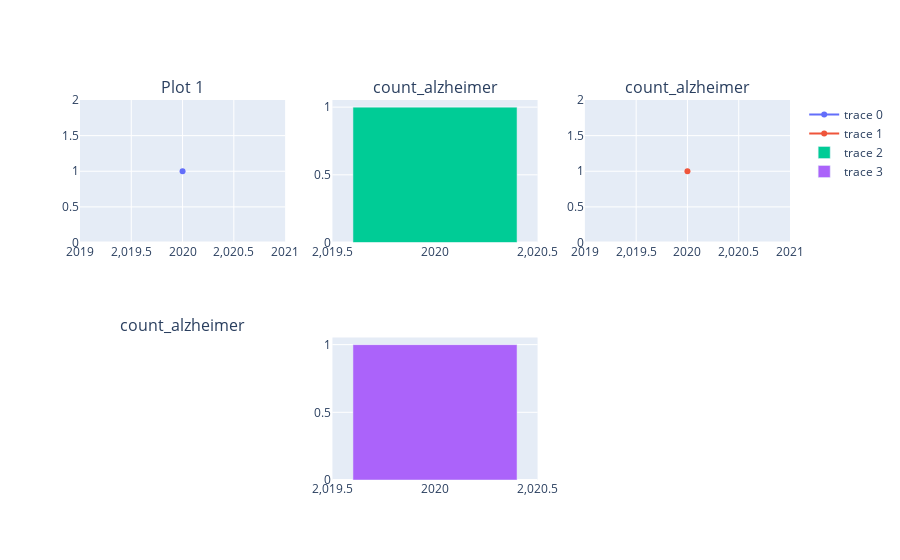

The notebook cell saved with this chart:
### Code cell
# 'count_alzheimer'
df4=df_dat_them[['Annee','count_alzheimer']]
df4= df4[df4['count_alzheimer'] >= 1]
fig4 = make_subplots(rows=2, cols=3, subplot_titles=['Plot 1', 'count_alzheimer', 'count_alzheimer','count_alzheimer'])
fig4.add_scatter(x=df4['Annee'], y= df4['count_alzheimer'], row=1, col=1)
fig4.add_scatter(x=df4['Annee'], y= df4['count_alzheimer'], row=1, col=3)
fig4.add_bar(x=df4['Annee'], y=df4['count_alzheimer'], row=1,col=2)
fig4.add_bar(x=df4['Annee'], y=df4['count_alzheimer'], row=2,col=2)

### Figure 1 — Plotly figure (JSON) as saved in the notebook; plotly's stock layout.template omitted (floating-point values rounded to 4 significant figures)
{"data": [{"type": "scatter", "x": [2020], "xaxis": "x", "y": [1], "yaxis": "y"}, {"type": "scatter", "x": [2020], "xaxis": "x3", "y": [1], "yaxis": "y3"}, {"type": "bar", "x": [2020], "xaxis": "x2", "y": [1], "yaxis": "y2"}, {"type": "bar", "x": [2020], "xaxis": "x5", "y": [1], "yaxis": "y5"}], "layout": {"annotations": [{"font": {"size": 16}, "showarrow": false, "text": "Plot 1", "x": 0.1444, "xanchor": "center", "xref": "paper", "y": 1, "yanchor": "bottom", "yref": "paper"}, {"font": {"size": 16}, "showarrow": false, "text": "count_alzheimer", "x": 0.5, "xanchor": "center", "xref": "paper", "y": 1, "yanchor": "bottom", "yref": "paper"}, {"font": {"size": 16}, "showarrow": false, "text": "count_alzheimer", "x": 0.8556, "xanchor": "center", "xref": "paper", "y": 1, "yanchor": "bottom", "yref": "paper"}, {"font": {"size": 16}, "showarrow": false, "text": "count_alzheimer", "x": 0.1444, "xanchor": "center", "xref": "paper", "y": 0.375, "yanchor": "bottom", "yref": "paper"}], "xaxis": {"anchor": "y", "domain": [0, 0.2889]}, "xaxis2": {"anchor": "y2", "domain": [0.3556, 0.6444]}, "xaxis3": {"anchor": "y3", "domain": [0.7111, 1]}, "xaxis4": {"anchor": "y4", "domain": [0, 0.2889]}, "xaxis5": {"anchor": "y5", "domain": [0.3556, 0.6444]}, "xaxis6": {"anchor": "y6", "domain": [0.7111, 1]}, "yaxis": {"anchor": "x", "domain": [0.625, 1]}, "yaxis2": {"anchor": "x2", "domain": [0.625, 1]}, "yaxis3": {"anchor": "x3", "domain": [0.625, 1]}, "yaxis4": {"anchor": "x4", "domain": [0, 0.375]}, "yaxis5": {"anchor": "x5", "domain": [0, 0.375]}, "yaxis6": {"anchor": "x6", "domain": [0, 0.375]}}}
